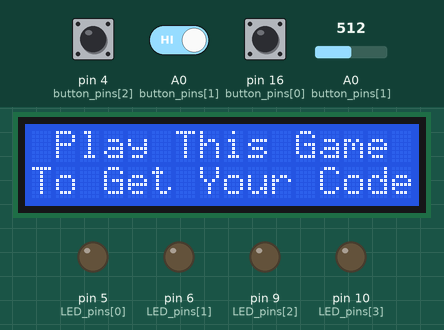
Bench run of a sketch on a simulated Arduino Uno, built with avr-gcc and run on an emulated ATmega328P. Parts: 16×2 character LCD, output pins drawn as LEDs (lit = HIGH). Dashed ring = blinking. The test bench sets the inputs (shaded band); at power-on: pin 4 (button_pins[2]) HIGH, A0 (button_pins[1]) HIGH, pin 16 (button_pins[0]) HIGH, A0 (button_pins[1]) = 512. Random numbers use the default seed unless the sketch sets one; what the sketch prints to the serial monitor is not drawn.

Above: at 4.2 s.
4.3 s: pin 4 (button_pins[2]) pulled LOW for 1 s
At 6.8 s:
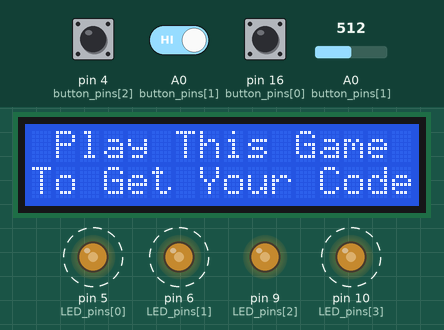
8.3 s: pin 4 (button_pins[2]) driven LOW and A0 (button_pins[1]) driven LOW
11.3 s: pin 16 (button_pins[0]) pulled LOW for 1 s
At 15.2 s:
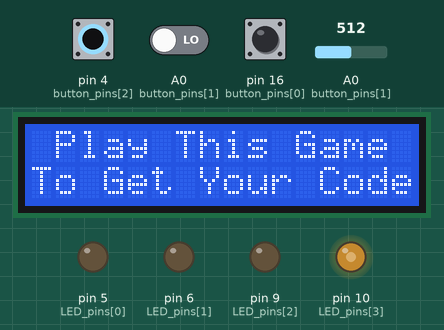
15.3 s: A0 (button_pins[1]) driven HIGH
At 17.6 s:
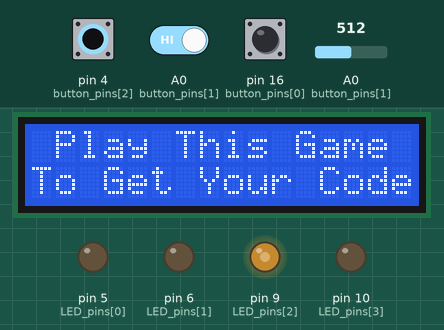
18.2 s: pin 4 (button_pins[2]) driven HIGH
At 20.2 s:
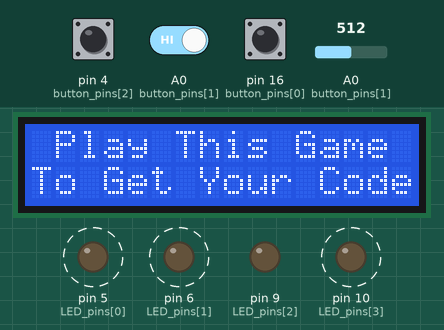
21.2 s: A0 (button_pins[1]) driven LOW
Timing chart, 0 to 25.2 s (numbered marks = the images above; inputs shaded):
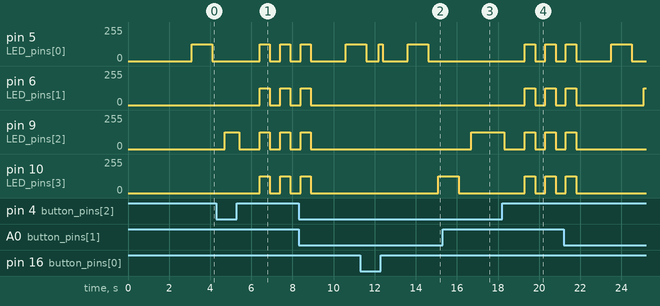

Measured:
- after the input at 4.3 s, pin 5 (LED_pins[0]), pin 6 (LED_pins[1]), pin 10 (LED_pins[3]): alternates 127/255 for 0.50 s and 0/255 for 0.50 s, starting after 2.1 s; pin 9 (LED_pins[2]): goes 127/255 0.70 s, 0/255 1.0 s, 127/255 0.50 s, 0/255 0.50 s, 127/255 0.50 s, then 0/255, starting after 0.40 s
- after the input at 11.3 s, pin 10 (LED_pins[3]): 0/255 → 127/255 after 3.8 s
- after the input at 15.3 s, pin 9 (LED_pins[2]): 0/255 → 127/255 after 1.4 s
- after the input at 18.2 s, pin 5 (LED_pins[0]), pin 6 (LED_pins[1]), pin 10 (LED_pins[3]): alternates 127/255 for 0.50 s and 0/255 for 0.50 s, starting after 1.1 s; pin 9 (LED_pins[2]): goes 0/255 1.0 s, 127/255 0.50 s, 0/255 0.50 s, 127/255 0.50 s, then 0/255, starting after 0.10 s

The sketch:

Nature_Says_v1.ino
```cpp
#include <LiquidCrystal_I2C.h>

LiquidCrystal_I2C lcd(0x3F, 16, 2);

const int button_pins[] = {16, 14, 4, 7};
const int LED_pins[] = {5, 6, 9, 10};
const int size = 4;
const int seq_size = 5;
int sequence[seq_size];
int status = 0;

void rndGenerate(int* sq){
  randomSeed(analogRead(A0));
  int min = 1;
  int max = size + 1;
  for(int i = 0; i < seq_size; i++){
    sq[i] = random(min, max);
  }
}

void LEDseq(int st){
  for(int i = 0; i < st; i++){
    analogWrite(LED_pins[sequence[i] - 1], 127);
    delay(1000);
    analogWrite(LED_pins[sequence[i] - 1], 0);
    delay(500);
  }
}

void Button_LED_Choose(int st, int* sq){
  bool button_unpressed = true;
  int progress = 0;
  int pressed_index = 0;

  while(progress < st){
    while (button_unpressed){
      for(int i = 0; i < size; i++){
        if(!digitalRead(button_pins[i])) {
          button_unpressed = false;
          pressed_index = i + 1;
          i = size;
        }
      }
    }
    delay(100);
    analogWrite(LED_pins[pressed_index - 1], 127);
    while (!button_unpressed){
      if(digitalRead(button_pins[pressed_index - 1])) {button_unpressed = true;}
    }
    delay(100);
    analogWrite(LED_pins[pressed_index - 1], 0);
    Serial.println(pressed_index);
    if(pressed_index == sq[progress]) {progress++;}
    else {failSequence(); break;}
  }
  delay(200);
  progress = 0;
}

void failSequence (){
  status = 0;
  rndGenerate(sequence);
  delay(1000);

  for(int i = 0; i < 3; i++){
    for(int j = 0; j <= 3; j++){
      analogWrite(LED_pins[j], 127);
    }
    delay(500);
    for(int j = 0; j <= 3; j++){
      analogWrite(LED_pins[j], 0);
    }
    delay(500);
  }
}

void finish(){
  lcd.clear();
  lcd.backlight();

  lcd.setCursor (2,0);
  lcd.print("You Won!");

  lcd.setCursor (2,1);
  lcd.print("2770");

  for(int j = 0; j <= 5; j++){
    for(int i = 0; i <= 3; i++){
      analogWrite(LED_pins[i], 127);
      delay(250);
      analogWrite(LED_pins[i], 0);
    }
  }
  bool h = true;
  while(1){h = true;}
}

void setup() {

  lcd.init();
  lcd.clear();
  lcd.backlight();

  lcd.setCursor (1,0);
  lcd.print("Play This Game");

  lcd.setCursor (0,1);
  lcd.print("To Get Your Code!");

  pinMode(button_pins[0], INPUT_PULLUP);
  pinMode(button_pins[1], INPUT_PULLUP);
  pinMode(button_pins[2], INPUT_PULLUP);
  pinMode(button_pins[3], INPUT_PULLUP);

  Serial.begin(9600);

  rndGenerate(sequence);

  delay(3000);
}

void loop() {
  for(int i = 0; i < seq_size; i++) {Serial.print(sequence[i]);}
  Serial.println(" ");
  status++;
  LEDseq(status);
  Button_LED_Choose(status, sequence);
  delay(1000);
  if(status >= seq_size) {finish();}
}
```
